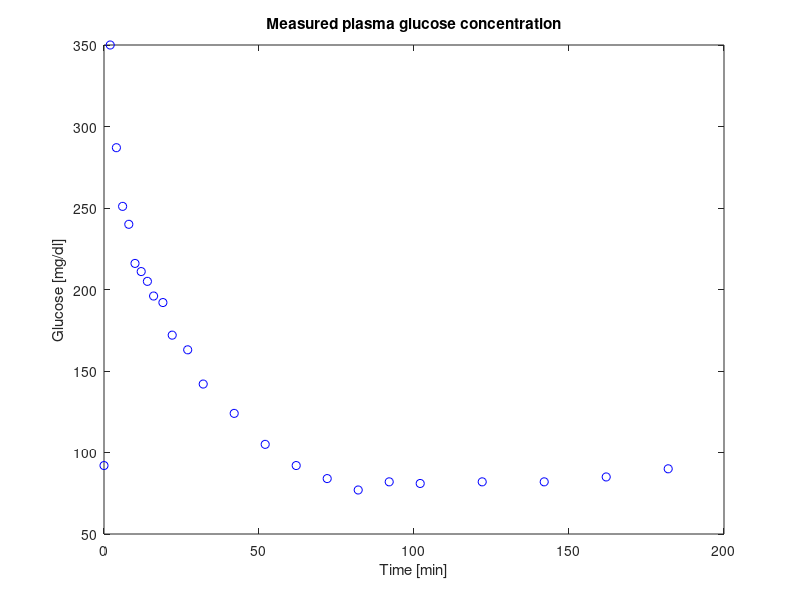
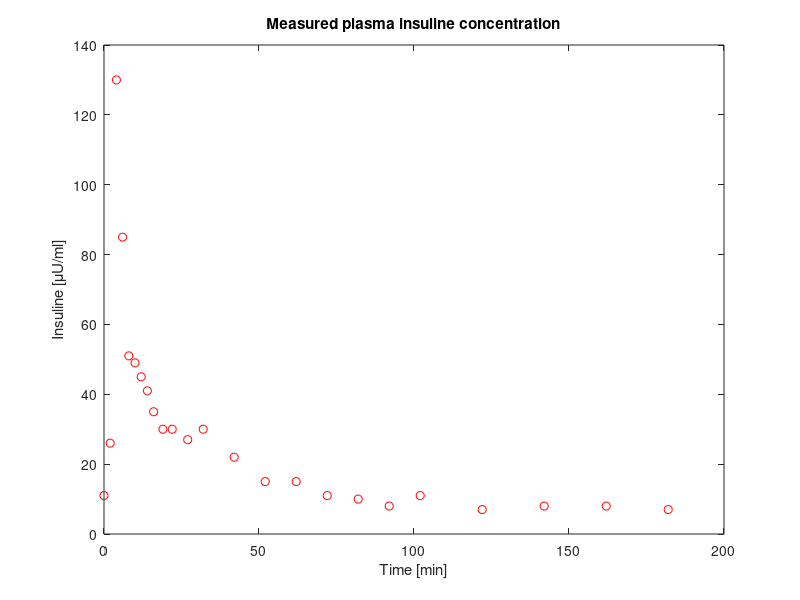

The MATLAB source for these figures, in order: (Note: this script raises an error after producing the figures.)
% % % % % % % % % % % % % % % % % % % % % % % % % % % % % % % % % % %
% Mastrofini Alessandro
% % % % % % % % % % % % % % % % % % % % % % % % % % % % % % % % % % %
% Medical Engineering - University of Rome Tor Vergata
% Physiological Systems Modeling and Simulation
% F. Caselli, MSSF A.Y. 2021/2022
% % % % % % % % % % % % % % % % % % % % % % % % % % % % % % % % % % %
% Glucose minimal model
% % % % % % % % % % % % % % % % % % % % % % % % % % % % % % % % % % %

% Load data
clear all
close all
load("experimental_data.mat")
% data tgi
% time - glucose - insuline
time=tgi(:,1);
glucose=tgi(:,2);
insuline=tgi(:,3);
% plot figure Time [min] vs glucose [mg/dl]
figure;
plot(time,glucose,'ob');
xlabel('Time [min]')
ylabel('Glucose [mg/dl]')
title('Measured plasma glucose concentration')
% plot figure Time [min] vs insuline [uU/ml]
% insulin is measured in Unit and 1 μU/ml = 7.174 pmol/l
figure;
plot(time,insuline,'or');
xlabel('Time [min]')
title('Measured plasma insuline concentration')
ylabel('Insuline [{\mu}U/ml]')

%% parameters for glucose minimal model

G0=279; % [mg/dl]
x0=0;
Gb=93; % baseline glucose concentration
Ib=11;
Sg=2.6E-2;
k=0.025;
Si=5.0e-4; % insuline sensititivty
% color for plotting

mygreen='#77AC30';
myred='#A2142F';
myblue='#0072BD';
%% ODE solver
parameters=[Sg,Gb,k,Ib,Si]; % insert all the parameters inside a vector
% call ODE45 by passing odefnc() 
% passe odefnc() with t,y and insuline (must be interpolated)
% and time (from tgi variable) and parameters vector
% use span time as a [init final] and not all the time vector
% so ODE45 estimates y in t value by itself 
% and not in the same value of the time variabile
% So, using time variabile ODE return y with 24 components
% using [time(1) time(end)] ODE45 return y in 69 components

[t,y] = ode45(@(t,y) odefcn(t,y,insuline,time,parameters), [time(1), time(end)],[G0,x0]);

% plot glucose levels
figure;
plot(t,y(:,1),'-','Color',mygreen)
hold on
plot(time,glucose,'o','Color',myred)
legend({'Solved', 'Measured'})
title('Glucose')
xlabel('Time[min]')
ylabel('Glucose [mg/dl]')
legend({'Model','Samples'})

% % plot effective insuline
% figure;
% plot(t,y(:,2),'Color',myblue)
% title('Effective insuline')
% xlabel('Time[min]')
% ylabel('[{\mu}U/ml]')

% plot plasmatic insuline
figure;
time_for_interp=linspace(time(1),time(end),length(time));
I_inter=interp1(2*time,insuline,time_for_interp);
plot(time,I_inter,'-*','Color',myblue)
hold on
plot(time,insuline,'or')
title('Plasmatic levels of insuline')
legend({'Interpolation','Samples'})
xlabel('Time[min]')
ylabel('Insuline [{\mu}U/ml]')
%%
path='figs/';
exportgraphics(figure(1),strcat(path,'glucose_sample','.pdf'),'BackgroundColor','none','ContentType','vector');
exportgraphics(figure(2),strcat(path,'insuline_sample','.pdf'),'BackgroundColor','none','ContentType','vector');
exportgraphics(figure(3),strcat(path,'glucose_model','.pdf'),'BackgroundColor','none','ContentType','vector');
%exportgraphics(figure(1),strcat(path,'effective_insuline_model','.pdf'),'BackgroundColor','none','ContentType','vector');
exportgraphics(figure(4),strcat(path,'insulin_model','.pdf'),'BackgroundColor','none','ContentType','vector');

%% evaluation
% evaluate solution in the same istant of the samples (time)
sol = ode45(@(t,y) odefcn(t,y,insuline,time,parameters), [time(1), time(end)],[G0,x0]);
% calcolate value G(time), X(time)
evaluated_sol=deval(sol,time);
% calcolate error like (sample-model)./sample
error=100*abs((glucose-evaluated_sol(1,:)')./glucose);
% extract mean error with the first component
error_value=mean(error(2:end));
disp(['Mean error: ',num2str(error_value),' %'])